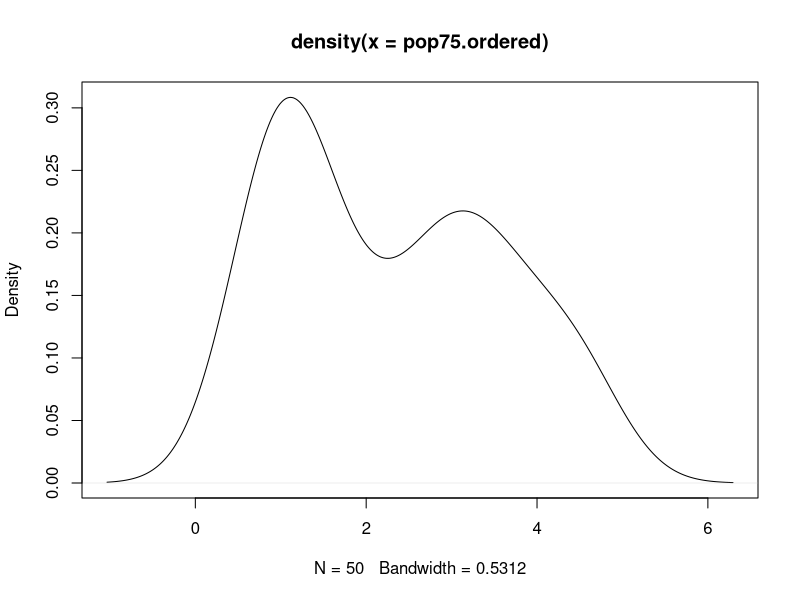

This figure's R source:
ord = order(
  LifeCycleSavings$pop75
)
pop75.ordered = LifeCycleSavings$pop75[ ord ]

plot( 
  density( 
    pop75.ordered 
  ) 
)
